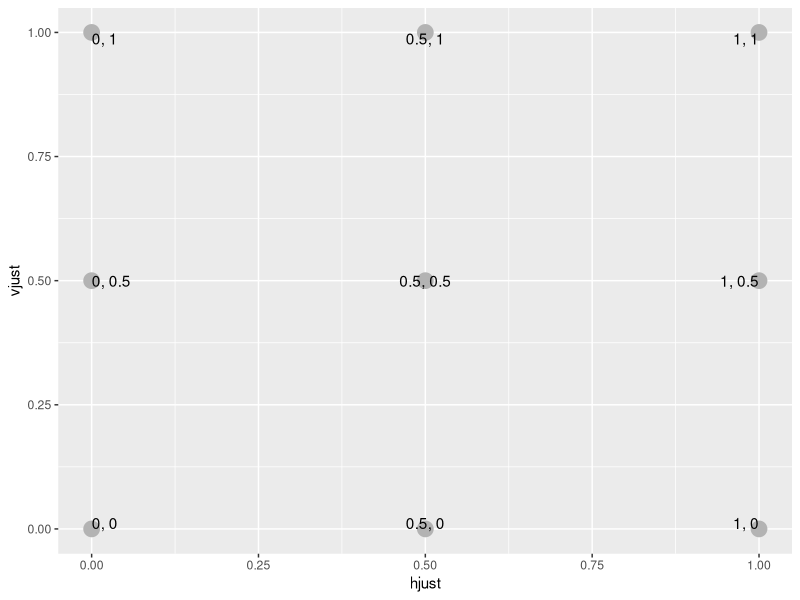
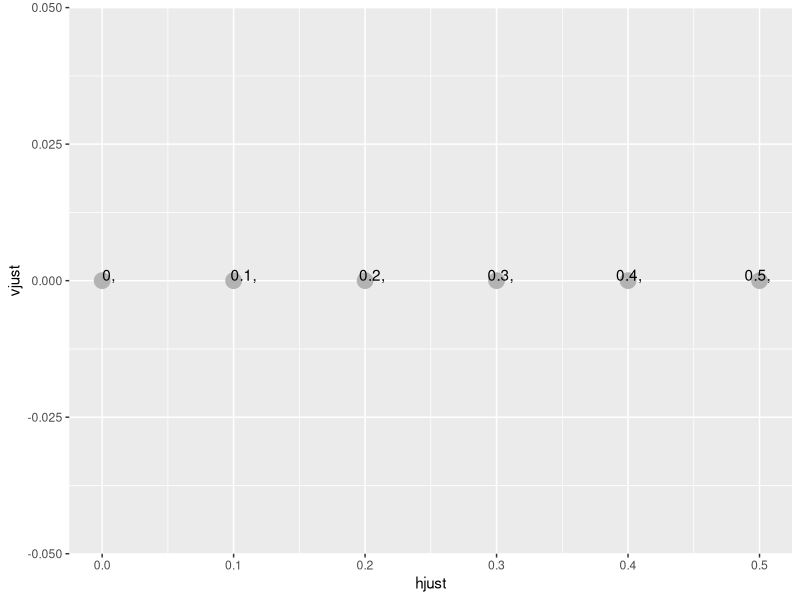
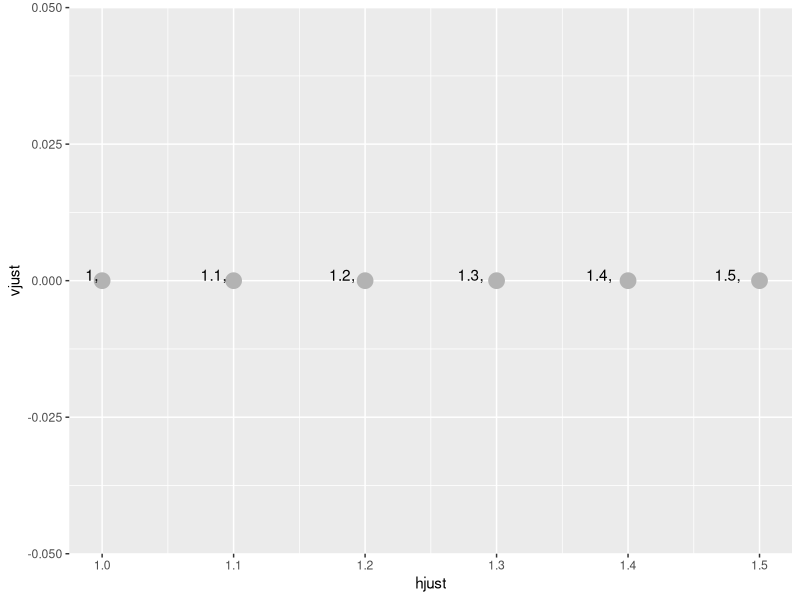
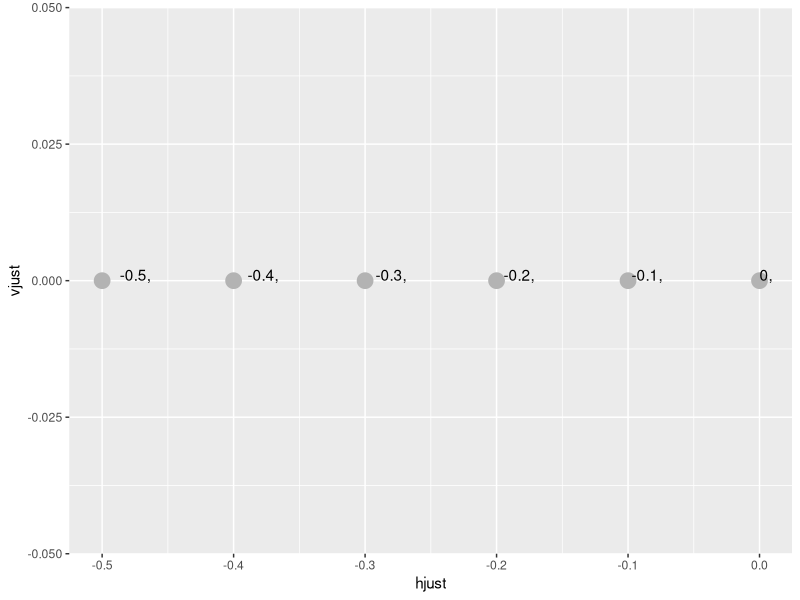
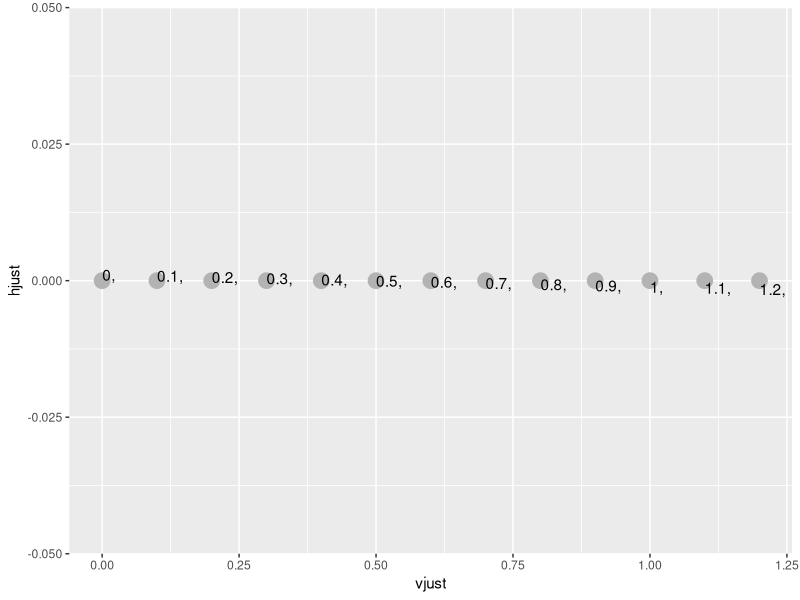
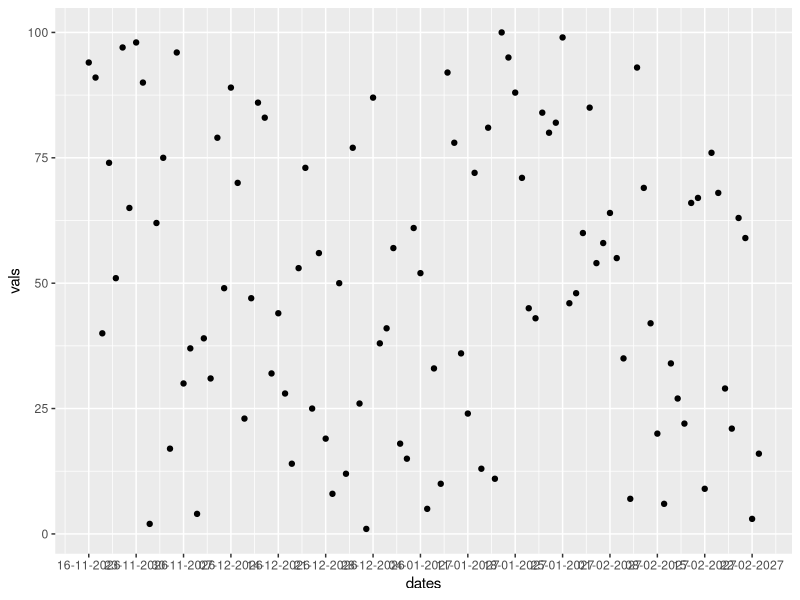
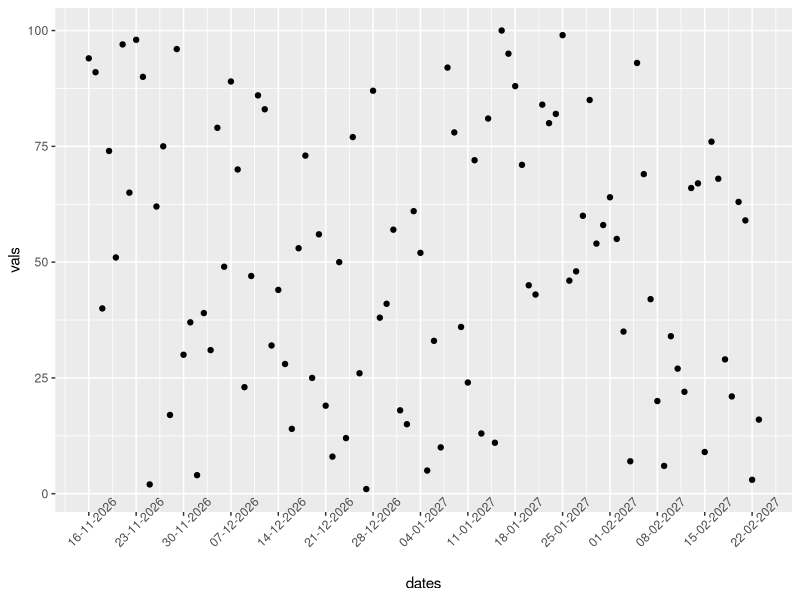
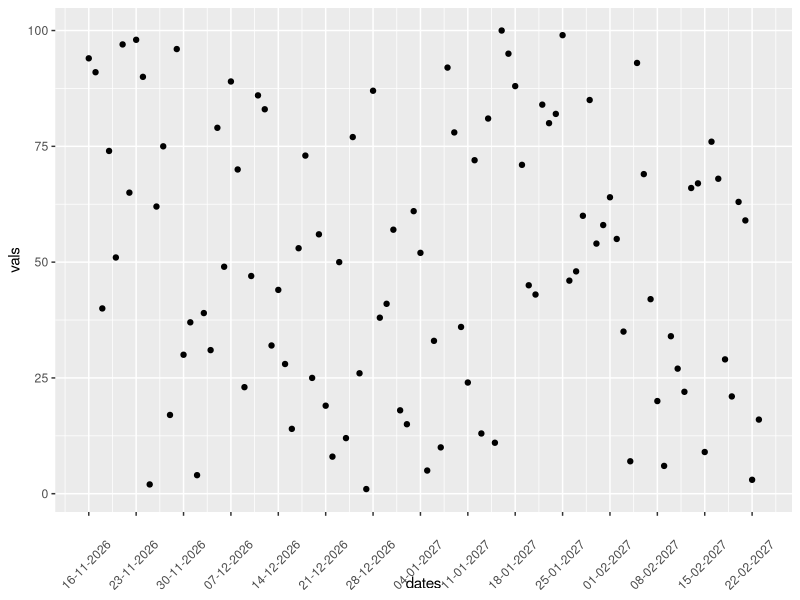

The R source for these figures, in order:
## ---- chunk 1
knitr::opts_chunk$set(echo = TRUE)
library(ggplot2)
## ---- chunk 2
just <- expand.grid(hjust = c(0, 0.5, 1), vjust = c(0, 0.5, 1))
just$label <- paste0(just$hjust, ", ", just$vjust)

ggplot(just, aes(hjust, vjust)) +
  geom_point(colour = "grey70", size = 5) + 
  geom_text(aes(label = label, hjust = hjust, vjust = vjust))
## ---- chunk 3
just <- expand.grid(hjust = seq(0, 0.5, by = 0.1), vjust = 0)
just$label <- paste0(just$hjust, ", ")

ggplot(just, aes(hjust, vjust)) +
  geom_point(colour = "grey70", size = 5) + 
  geom_text(aes(label = label, hjust = hjust, vjust = vjust))
## ---- chunk 4
just <- expand.grid(hjust = seq(1.0, 1.5, by = 0.1), vjust = 0)
just$label <- paste0(just$hjust, ", ")

ggplot(just, aes(hjust, vjust)) +
  geom_point(colour = "grey70", size = 5) + 
  geom_text(aes(label = label, hjust = hjust, vjust = vjust))
## ---- chunk 5
just <- expand.grid(hjust = seq(-0.5, 0, by = 0.1), vjust = 0)
just$label <- paste0(just$hjust, ", ")

ggplot(just, aes(hjust, vjust)) +
  geom_point(colour = "grey70", size = 5) + 
  geom_text(aes(label = label, hjust = hjust, vjust = vjust))
## ---- chunk 6
just <- expand.grid(vjust = seq(0, 1.2, by = 0.1), hjust = 0)
just$label <- paste0(just$vjust, ", ")

ggplot(just, aes(vjust, hjust)) +
  geom_point(colour = "grey70", size = 5) + 
  geom_text(aes(label = label, hjust = hjust, vjust = vjust))
## ---- chunk 7
dates <- Sys.Date() + sort(sample(1:100, 100))
vals  <- sample(1:100, 100)
p <- ggplot(NULL, aes(dates, vals)) + 
     geom_point() + 
     scale_x_date(date_labels = "%d-%m-%Y", date_breaks = "1 week")  

p
## ---- chunk 8

p1 <- p + theme(axis.text.x = element_text(angle = 45))
p1
## ---- chunk 9
p2 <- p1 + theme(axis.text.x = element_text(vjust = 0.1))
p2
## ---- chunk 10
p1 + theme(axis.text.x = element_text(vjust = 0.5))

## ---- chunk 11
just <- expand.grid(vjust = c(0, 0.5, 1), hjust = c(0, 0.5, 1))
plots <- apply(just, 1, function(row){
  vjust <- row[1]
  hjust <- row[2]
  ggplot(NULL, aes(dates, vals)) + 
    geom_point() + 
    scale_x_date(date_labels = "%d-%m-%Y", date_breaks = "2 weeks")  +
    theme(axis.text.x = element_text(angle = 45, vjust = vjust, hjust = hjust)) +
    ggtitle(paste0("vjust = ",vjust, ", hjust = ", hjust))
  
})

cowplot::plot_grid(plotlist = plots)

